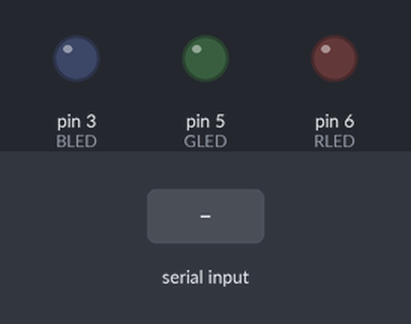
Recording of a sketch running on a simulated Arduino Mega 2560, built with avr-gcc and run on an emulated ATmega2560. Shown: output pins drawn as LEDs (lit = HIGH). The test bench sets the inputs (shaded band).

Above: at 1.2 s.
1.3 s: "C" received over the second serial link
At 1.9 s:
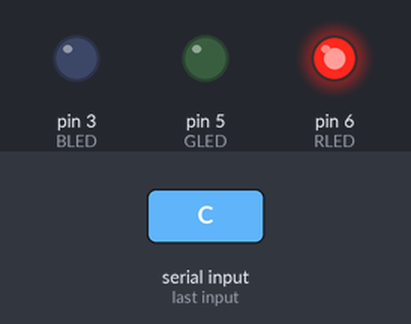
2.8 s: "M" received over the second serial link
At 4.0 s:
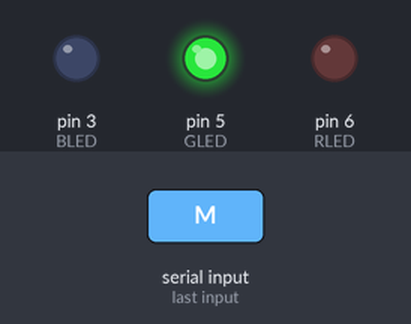
4.3 s: "Y" received over the second serial link
At 5.3 s:
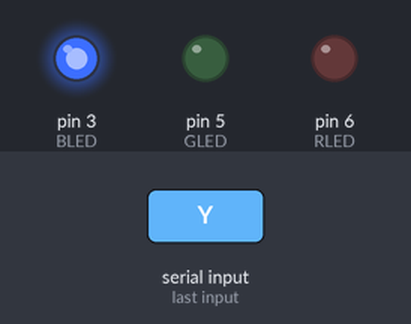
5.8 s: "R" received over the second serial link
At 6.5 s:
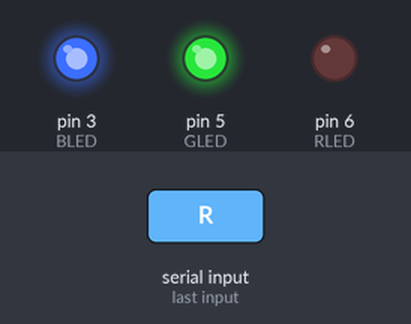
7.3 s: "B" received over the second serial link
At 7.6 s:
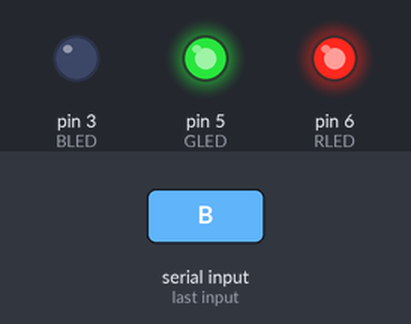
8.8 s: "G" received over the second serial link
At 10.0 s:
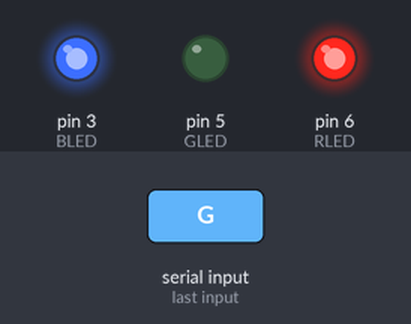
Timing chart, 0 to 11.3 s (numbered marks = the images above; inputs shaded):
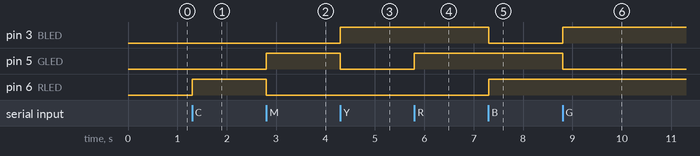

Measured:
- after the input at 1.3 s, pin 6 (RLED): LOW → HIGH at once
- after the input at 2.8 s, pin 5 (GLED): LOW → HIGH at once; pin 6 (RLED): HIGH → LOW at once
- after the input at 4.3 s, pin 3 (BLED): LOW → HIGH at once; pin 5 (GLED): HIGH → LOW at once
- after the input at 5.8 s, pin 5 (GLED): LOW → HIGH at once
- after the input at 7.3 s, pin 3 (BLED): HIGH → LOW at once; pin 6 (RLED): LOW → HIGH at once
- after the input at 8.8 s, pin 3 (BLED): LOW → HIGH at once; pin 5 (GLED): HIGH → LOW at once

The sketch:

apr17_colors_bl.ino
```cpp
#define RLED 6
#define GLED 5
#define BLED 3

void setup() {
  Serial2.begin(9600);
  pinMode(RLED, OUTPUT);
  pinMode(GLED, OUTPUT);
  pinMode(BLED, OUTPUT);
}

void loop() {
  if (Serial2.available() > 0) {
    char inChar = Serial2.read();
    handleCommand(inChar);
  }
}

void handleCommand(char command) {
  switch (command) {
    case 'C':
      setColor(255, 0, 0);//cyan
      break;
    case 'M':
      setColor(0, 255, 0);//magenta
      break;
    case 'Y':
      setColor(0, 0, 255); // yellow
      break;
    case 'R':
      setColor(0, 255, 255); //red
      break;
    case 'B':
      setColor(255, 255, 0); // blue
      break;
    case 'G':
      setColor(255, 0, 255);// green
      break;
    case 'W':
      setColor(0, 0, 0); //white - when low its on
      break;
    default:
      setColor(255, 255, 255);// off
      break;
  }
}

void setColor(int red, int green, int blue) {
  analogWrite(RLED, red);
  analogWrite(GLED, green);
  analogWrite(BLED, blue);
}
```
